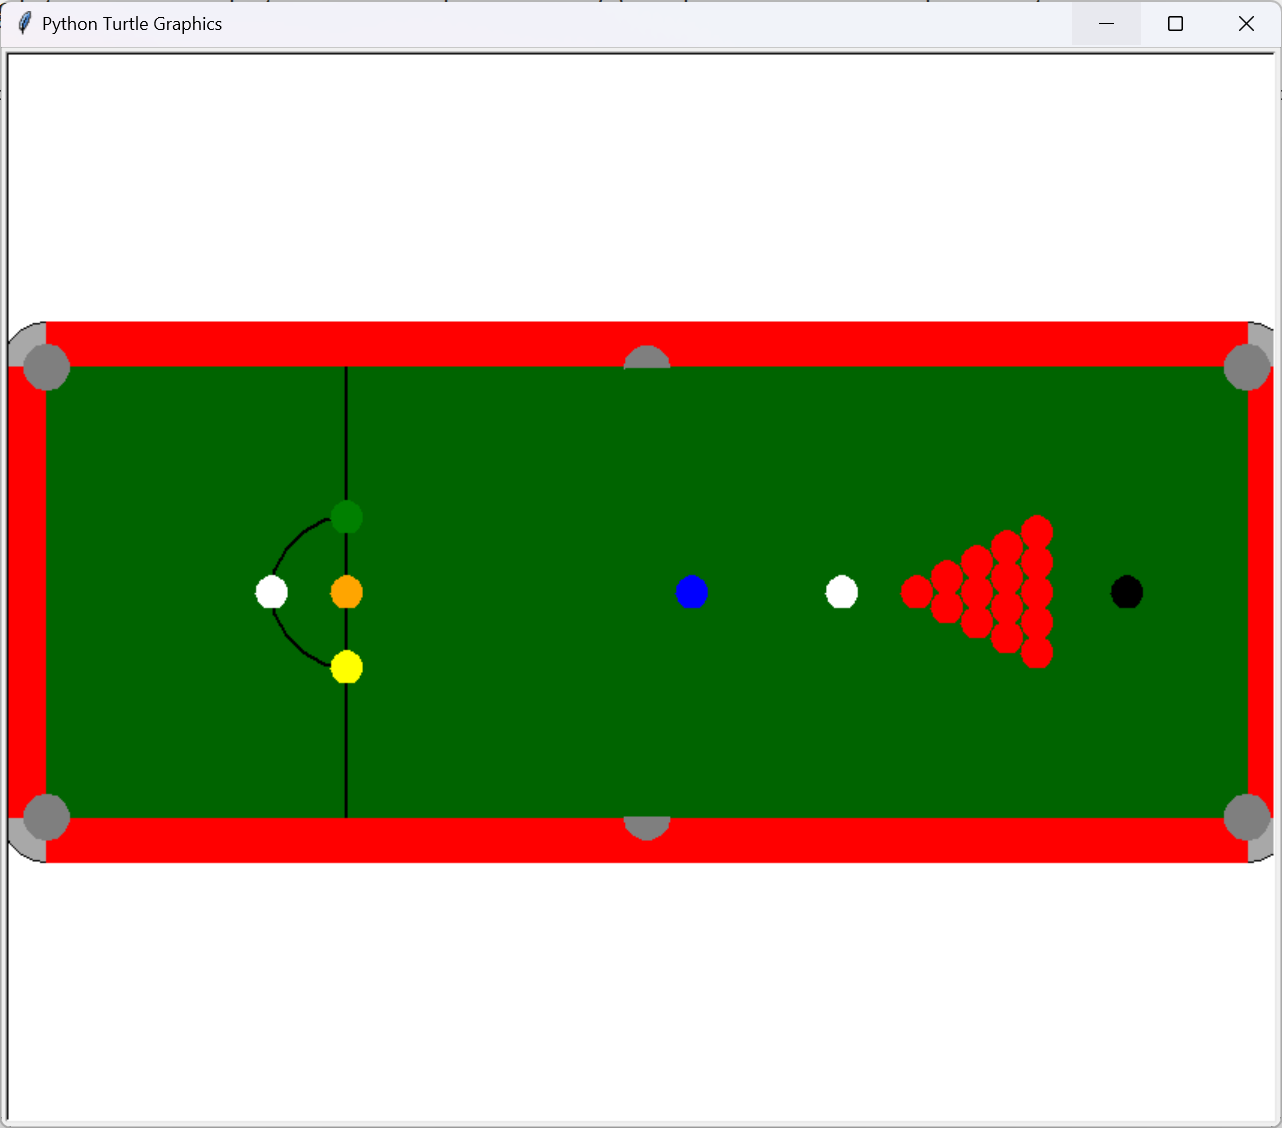

Source code (Python):
import turtle as t

def draw_circle(localx, localy, r, extent, framecolor, fillcolor):  # 初始x位置，初始y位置，半径，角度，边框颜色，填充颜色
    t.up()
    t.goto(localx, localy)
    t.color(framecolor)
    t.down()
    t.begin_fill()
    t.circle(r, extent)
    t.color(fillcolor)
    t.end_fill()
    t.seth(0)

def draw_juxing(frame_color,fill_color,localx,localy,len,wid,r):
    t.color(frame_color)
    t.seth(0)
    t.left(90)
    t.up()
    t.goto(localx,localy)
    t.down()
    t.begin_fill()
    t.forward(wid)
    t.circle(r,90)
    t.forward(len)
    t.circle(r,90)
    t.forward(wid)
    t.circle(r,90)
    t.forward(len)
    t.circle(r,90)
    t.color(fill_color)
    t.end_fill()
    t.seth(0)

def main():
    t.speed(0)
    t.hideturtle()
    draw_juxing('black','#a8a8a8',430,-150,800,300,30)
    draw_juxing('red', 'red', 430, -150, 30, 300, 0)
    draw_juxing('red', 'red', -400, -150, 30, 300, 0)
    draw_juxing('red', 'red', 400, 150, 800, 30, 0)
    draw_juxing('red', 'red', 400, -180, 800, 30, 0)
    draw_juxing('#006400', '#006400', 400, -150, 800, 300, 0)

    draw_circle(400,-165,15,360,'#7f7f7f','#7f7f7f')
    draw_circle(400, 135, 15, 360, '#7f7f7f', '#7f7f7f')
    draw_circle(-400, -165, 15, 360, '#7f7f7f', '#7f7f7f')
    draw_circle(-400, 135, 15, 360, '#7f7f7f', '#7f7f7f')
    t.seth(0)
    t.left(90)
    draw_circle(-15, 149, -15, 180, '#7f7f7f', '#7f7f7f')
    t.seth(0)
    t.right(90)
    draw_circle(15, -150, -15, 180, '#7f7f7f', '#7f7f7f')

    t.color('black')
    t.width(2)

    t.seth(0)
    t.right(90)
    t.up()
    t.goto(-200,150)
    t.down()
    t.forward(300)

    t.seth(0)
    t.up()
    t.goto(-200,-50)
    t.down()
    t.circle(50,-180)


    t.seth(0)
    draw_circle(-250,-10,10,360,'white','white')
    draw_circle(-200, -10, 10, 360, 'orange', 'orange')
    draw_circle(-200, -60, 10, 360, 'yellow', 'yellow')
    draw_circle(-200, 40, 10, 360, '#008000', '#008000')
    draw_circle(30, -10, 10, 360, '#0000ff', '#0000ff')
    draw_circle(130, -10, 10, 360, 'white', 'white')
    draw_circle(320, -10, 10, 360, 'black', 'black')

    lx = 180
    ly = -10
    for i in range(1,6):
        y = ly
        for j in range(i):

            draw_circle(lx,y,10,360,'red','red')
            y+=20
        lx+=20
        ly-=10


    t.mainloop()

if __name__ == '__main__':
    main()
